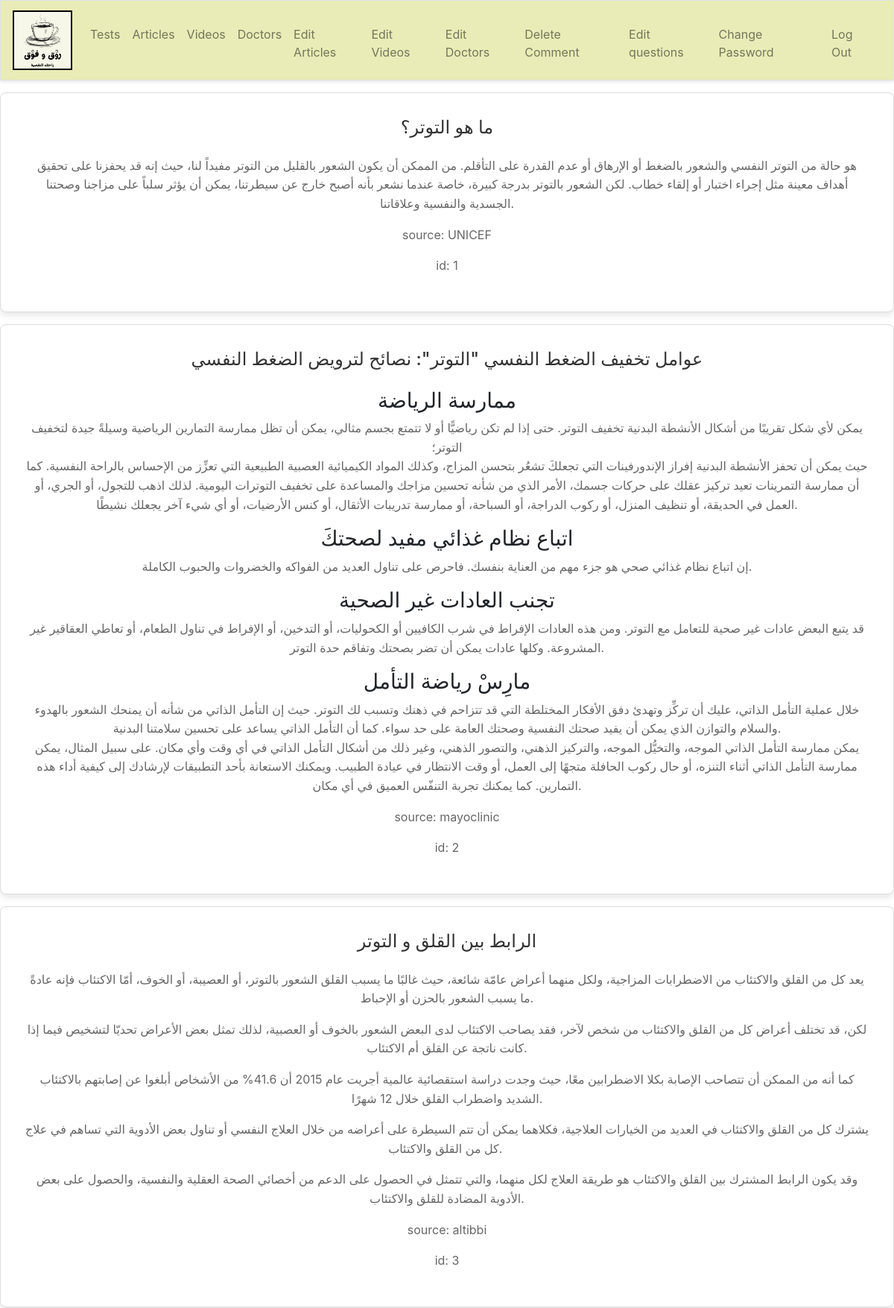
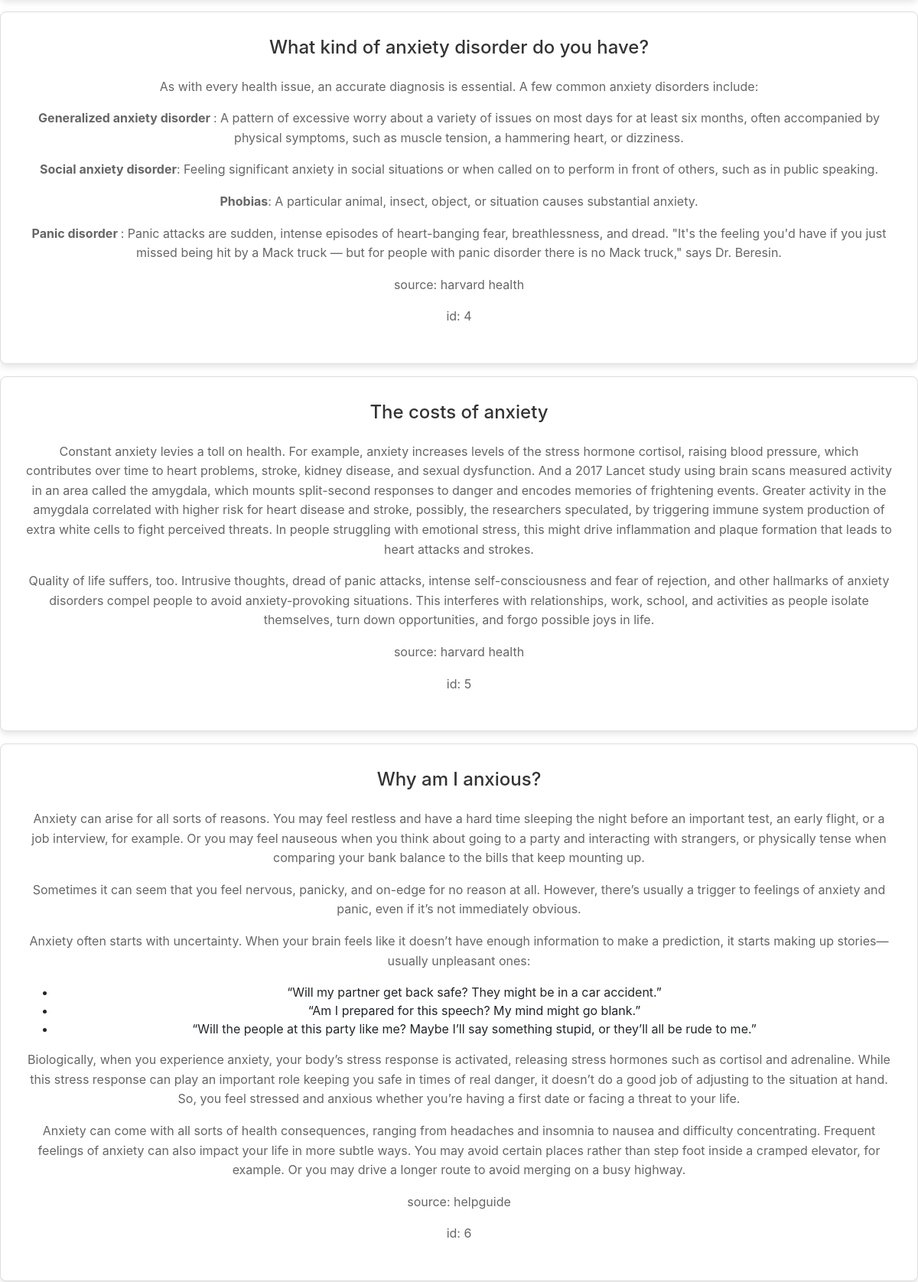
The page /articles (signed in, upper part) on the database its author committed (2 pictures, top to bottom).
### tables this page shows
CREATE TABLE articles (id INTEGER, title TEXT NOT NULL, article TEXT NOT NULL, source TEXT NOT NULL, PRIMARY KEY(id));

### app.py (the view)
@app.route("/articles")
@login_required
def articles():
    all_articles = db.execute("SELECT * FROM articles")
    all_comments = db.execute("SELECT * FROM comments")
    return render_template("articles.html", all_articles=all_articles, all_comments=all_comments)

### app.py (called while the page is built)
@app.after_request
def after_request(response):
    response.headers["Cache-Control"] = "no-cache, no-store, must-revalidate"
    response.headers["Expires"] = 0
    response.headers["Pragma"] = "no-cache"
    return response

### helpers.py (called while the page is built)
def login_required(f):
    @wraps(f)
    def decorated_function(*args, **kwargs):
        if session.get("user_id") is None:
            return redirect("/login")
        return f(*args, **kwargs)
    return decorated_function

### templates/articles.html (shortened to what this page needs)
{% extends "layout.html" %}
{% block main %}
    {% for i in all_articles %}
    <section>
        <h2>{{ i["title"] }}</h2>
        <p>
            {{ i["article"]|safe }}
        </p>
        <p>
            source: {{ i["source"] }}
        </p>
        {% if session.user_id == 1 %}
            <p>
                id: {{ i["id"] }}
            </p>
        {% endif %}
    </section>
    {% endfor %}
{% endblock %}

### static/styles.css (style rules this page uses)
body { height: 100vh; }
section { margin: 1em 0; padding: 2em; background-color: #ffffff; border: 1px solid #ddd; border-radius: 8px; box-shadow: 0 4px 8px rgba(0, 0, 0, 0.1); }
section h2 { font-size: 1.5em; margin-bottom: 1em; color: #333; }
section p { line-height: 1.6; color: #666; }

### rows shown on the page
articles: title "ما هو التوتر؟", article "هو حالة من التوتر النفسي والشعور بالضغط أو الإرهاق أو عدم القدرة على التأقلم. من الممكن أن يكون الشعور بالقليل من التوتر مفيداً لنا، حيث إنه قد يحفزنا على تحقيق أهداف معينة مثل إجراء اختبار أو إلقاء خطاب. لكن الشعور بالتوتر بدرجة كبيرة، خاصة عندما نشعر بأنه أصبح خارج عن سيطرتنا، يمكن أن يؤثر سلباً على مزاجنا وصحتنا الجسدية والنفسية وعلاقاتنا.", source "UNICEF", id "1"
articles: title "عوامل تخفيف الضغط النفسي \"التوتر\": نصائح لترويض الضغط النفسي", article "ممارسة الرياضة يمكن لأي شكل تقريبًا من أشكال الأنشطة البدنية تخفيف التوتر. حتى إذا لم تكن رياضيًّا أو لا تتمتع بجسم مثالي، يمكن أن تظل ممارسة التمارين الرياضية وسيلةً جيدة لتخفيف التوتر؛ حيث يمكن أن تحفز الأنشطة البدنية إفراز الإندورفينات التي تجعلكَ تشعُر بتحسن المزاج، وكذلك المواد الكيميائية العصبية الطبيعية التي تعزِّز من الإحساس بالراحة النفسية. كما أن ممارسة التمرينات تعيد تركيز عقلك على حركات جسمك، الأمر الذي من شأنه تحسين مزاجك والمساعدة على تخفيف التوترات اليومية. لذلك اذهب للتجول، أو الجري، أو العمل في الحديقة، أو تنظيف المنزل، أو ركوب الدراجة، أو السباحة، أو ممارسة تدريبات الأثقال، أو كنس الأرضيات، أو أي شيء آخر يجعلك نشيطًا. اتباع نظام غذائي مفيد لصحتكَ إن اتباع نظام غذائي صحي هو…", source "mayoclinic", id "2"
articles: title "الرابط بين القلق و التوتر", article "يعد كل من القلق والاكتئاب من الاضطرابات المزاجية، ولكل منهما أعراض عامّة شائعة، حيث غالبًا ما يسبب القلق الشعور بالتوتر، أو العصيبة، أو الخوف، أمّا الاكتئاب فإنه عادةً ما يسبب الشعور بالحزن أو الإحباط. لكن، قد تختلف أعراض كل من القلق والاكتئاب من شخص لآخر، فقد يصاحب الاكتئاب لدى البعض الشعور بالخوف أو العصبية، لذلك تمثل بعض الأعراض تحديّا لتشخيص فيما إذا كانت ناتجة عن القلق أم الاكتئاب. كما أنه من الممكن أن تتصاحب الإصابة بكلا الاضطرابين معًا، حيث وجدت دراسة استقصائية عالمية أجريت عام 2015 أن 41.6% من الأشخاص أبلغوا عن إصابتهم بالاكتئاب الشديد واضطراب القلق خلال 12 شهرًا. يشترك كل من القلق والاكتئاب في العديد من الخيارات العلاجية، فكلاهما يمكن أن تتم السيطرة على أعراضه من خلال العلاج النفسي…", source "altibbi", id "3"
articles: title "What kind of anxiety disorder do you have?", article "As with every health issue, an accurate diagnosis is essential. A few common anxiety disorders include: Generalized anxiety disorder : A pattern of excessive worry about a variety of issues on most days for at least six months, often accompanied by physical symptoms, such as muscle tension, a hammering heart, or dizziness. Social anxiety disorder : Feeling significant anxiety in social situations or when called on to perform in front of others, such as in public speaking. Phobias : A particular animal, insect, object, or situation causes substantial anxiety. Panic disorder : Panic attacks are sudden, intense episodes of heart-banging fear, breathlessness, and dread. \"It's the feeling you'd…", source "harvard health", id "4"
articles: title "The costs of anxiety", article "Constant anxiety levies a toll on health. For example, anxiety increases levels of the stress hormone cortisol, raising blood pressure, which contributes over time to heart problems, stroke, kidney disease, and sexual dysfunction. And a 2017 Lancet study using brain scans measured activity in an area called the amygdala, which mounts split-second responses to danger and encodes memories of frightening events. Greater activity in the amygdala correlated with higher risk for heart disease and stroke, possibly, the researchers speculated, by triggering immune system production of extra white cells to fight perceived threats. In people struggling with emotional stress, this might drive…", source "harvard health", id "5"
articles: title "Why am I anxious?", article "Anxiety can arise for all sorts of reasons. You may feel restless and have a hard time sleeping the night before an important test, an early flight, or a job interview, for example. Or you may feel nauseous when you think about going to a party and interacting with strangers, or physically tense when comparing your bank balance to the bills that keep mounting up. Sometimes it can seem that you feel nervous, panicky, and on-edge for no reason at all. However, there’s usually a trigger to feelings of anxiety and panic, even if it’s not immediately obvious. Anxiety often starts with uncertainty. When your brain feels like it doesn’t have enough information to make a prediction, it starts…", source "helpguide", id "6"
